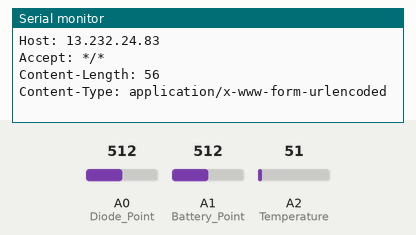
This sketch was run on a simulated Arduino Uno, built with avr-gcc and run on an emulated ATmega328P. Parts: the last lines printed to the serial monitor. The test bench sets the inputs (shaded band); at power-on: A1 (Battery_Point) = 512, A0 (Diode_Point) = 512, A2 (Temperature) = 51. EEPROM starts erased; the modem accepts every AT command (registered, SIM ready, sends succeed) and sends nothing else.

Above: at 21.9 s.
22.0 s: A1 (Battery_Point) set to 708
At 23.4 s:
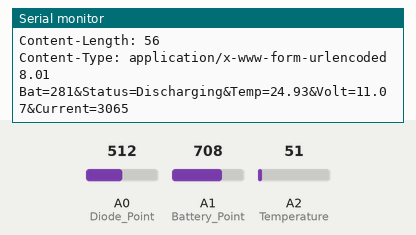
23.5 s: A1 (Battery_Point) set to 734
At 25.27 s:
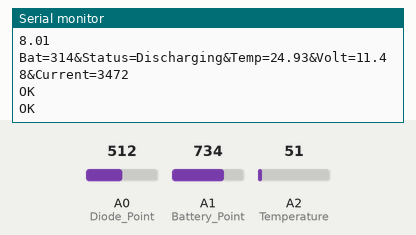
Timing chart, 0 to 26.8 s (numbered marks = the images above; inputs shaded):
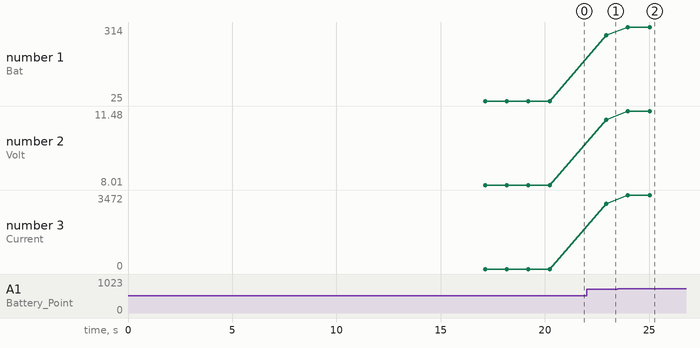

The sketch:

Battery_Status.ino
```cpp
//http://13.232.24.83/2019_projects/Office/Battery_Status/main.php
/*
 * Here for voltage devider we are using 22k and 10k, To calculate battery voltage Factor 3.2 need to multiply
 */
/*-----( Calling of Header File)-----*/
//#include<AltSoftSerial.h>
#include<SoftwareSerial.h>
#include<LiquidCrystal.h>
#include <EEPROM.h>
#include <avr/wdt.h>
#define IP "13.232.24.83"                   //Server IP that one may pi or Amazone, Here it is Amazone IP

#define D3 "Bat="   // Initial field data
#define D5 "&Status="
#define D7 "&Temp="
#define D9 "&Volt="
#define D10 "&Current="
#define Diode_Point A0
#define Battery_Point A1
#define Temperature A2
#define Factor 3.2
#define Ref_Resistor 1
#define ADC2Voltage_Factor (5.00/1023)
#define Minimum_Battery_Voltage 7.7
#define BatteryPerCal 1.2
String URL_Link = "/2019_projects/Office/Battery_Status/main.php?";      // WEB page Link to send Data and control Device
String SSID_Name = "belkin.18f" ;
String SSID_PSWD = "ERF1234_0001";

String DATA, MyIP;
String CMD, Response;
unsigned long Ptime_get = 0;
char Receive_Channel;
unsigned char CountToPush = 0,ST;
//AltSoftSerial ESP_Serial;
SoftwareSerial ESP_Serial(8,9);
SoftwareSerial Bluetooth(2, 3);
void setup()
{
  Serial.begin(9600);
  ESP_Serial.begin(9600);
  Bluetooth.begin(9600);
  Serial.println(F("If u want to set ur SSID & PSWD"));
  Serial.println(F("Then send ur SSID followed by ',' and ur Password"));

  Ptime_get = millis();
  ESP_Serial.listen();
  while (millis() - Ptime_get < 10000)
  {
    if (Serial.available())
    {
      delay(1000);
      while (Serial.available())
      {
        CMD += (char)Serial.read();
      }
      SSID_Collect();
      break;
    }
  }
  ESP_Setup();
  Ptime_get = millis();
  //wdt_enable(WDTO_8S);
}
void loop()
{
 // wdt_reset();
  int ADC0=0, ADC1=0, ADC2=0,Current_IN_mA=0, BatteryPercentage=0;
  float Diode_Point_Voltage, Battery_Point_Voltage, Temp;
  for(volatile unsigned char i=0; i < 20; i++){
    ADC0 += analogRead(Diode_Point);
    ADC1 += analogRead(Battery_Point);
    ADC2 += analogRead(Temperature);
  }
  ADC0 /= 20;
  ADC1 /= 20;
  ADC2 /= 20;
//Serial.println(ADC0);Serial.println(ADC1);Serial.println(ADC2);
  if (ESP_Serial.available())
  {
    ESP_Receive("+IPD", 200);
    if(CMD.length() > 1)
    {
      SSID_Collect();
      CMD="";
    }
  }
  if (millis() - Ptime_get >= 1000)
  {
    String Charge_Status;
    Battery_Point_Voltage = ADC1*ADC2Voltage_Factor*Factor;
    Diode_Point_Voltage = ADC0*ADC2Voltage_Factor*Factor;
    Current_IN_mA = (Battery_Point_Voltage - Diode_Point_Voltage)*1000;
    if(ADC0 > ADC1){
        Charge_Status = F("Charging");
        ST=1;
    }
    else{
        Charge_Status = F("Discharging");
        ST=0;
    }
    BatteryPercentage = (Battery_Point_Voltage - Minimum_Battery_Voltage)*100/ BatteryPerCal;
    Temp = ADC2*ADC2Voltage_Factor*100;
    ESP_Serial.listen();
    Serial.println(Diode_Point_Voltage);
    DATA = D3 + String(BatteryPercentage) + D5 + Charge_Status + D7 + String (Temp) + D9 + String(Battery_Point_Voltage) + D10 + String(Current_IN_mA);
    Serial.println(DATA);
    Bluetooth.println("@"+String(BatteryPercentage)+"*"+String (Temp)+"*"+String(ST)+"*"+String(Battery_Point_Voltage)+"*"+String(Current_IN_mA)+"*~");
    if(CountToPush == 3){
      get_server();
      CountToPush = 0;
    }
    CountToPush++;
    Ptime_get = millis();
  }
}

/*
      This function set the ESP8266 Mode 3 And on Server
*/
void ESP_Setup()
{
  ESP_Serial.println(F("AT+CWMODE=3"));
  if (ESP_Receive("OK", 100))
    Serial.println(F("Mode Set"));
  ESP_Serial.println(F("ATE0"));
  if (ESP_Receive("OK", 100))
    Serial.println(F("Echo Stop"));
    if (EEPROM.read(1023) == 255)
    {
      EEPROM.write(1023, 0);
      ESP_Serial.println(F("AT+CWSAP=\"Pump1\",\"\",10,0"));
      if (ESP_Receive("OK", 100))
      {
        ESP_Serial.println(F("AT+RST"));
        delay(4000);
      }
    }
  ESP_Serial.println(F("AT+CIPMUX=1"));
  if (ESP_Receive("OK", 200))
    Serial.println(F("CIP MUX SET"));
  ESP_Serial.println(F("AT+CWJAP?"));
  if (ESP_Receive(F("+CWJAP:"), 2000))
  {
    Serial.println(F("Connected to Wifi"));
    ESP_Serial.println(F("AT+CIFSR"));
    if (ESP_Receive("+CIFSR:STAIP", 200))
    {
      MyIP = Response.substring(14, 26);
      Serial.print(F("My IP Is")); Serial.println( MyIP);
    }
  }
  else
  {
    Serial.println(F("Wifi not Connect"));
    Serial.println(F("Enter ur SSID and PSWD"));
  }
  ESP_Serial.println(F("AT+CIPSERVER=1,80"));
  if (ESP_Receive(F("OK"), 100))
    Serial.println(F("Server Started"));
  ESP_Serial.println(F("AT+CIPMUX=1"));
  if (ESP_Receive(F("OK"), 200))
    Serial.println(F("CIP MUX SET"));
}

/*
   This function Received the data from ESP_Module
   In this Function we can pass the Argument to cross check starswith
   If argument satisfied with startwith then it return 1 and store the string in "MSG"
*/
bool ESP_Receive(String Argument, int time_delay)
{
  unsigned long Rx_Time = millis();
  String Rx_MSG;
  while (millis() - Rx_Time < time_delay)   // it working fine with delay 520 milisec
  {
    if (ESP_Serial.available())
    {
      char Byte = ESP_Serial.read();
      Rx_MSG += Byte;
      if (Byte == '\n')
      {
        if (Rx_MSG.startsWith(F("check")))
        {
          Response += Rx_MSG;
        }
        else if (Rx_MSG.startsWith(Argument))
        {
          Response = Rx_MSG;
          if (Argument == "Content-Type")
          {
            Byte = '\0'; Rx_MSG = "";
            Rx_Time = millis();
            while (millis() - Rx_Time < 1000)
            {
              if (ESP_Serial.available())
              {
                Byte = ESP_Serial.read();
                Rx_MSG += Byte;
              }
            }
            Serial.println(Rx_MSG);
            unsigned char Count = 0;
            for (int i = 0; Rx_MSG[i] != '\0'; i++)
            {
              if (Rx_MSG[i] == '\n')
              {
                Count++;
                //                Serial.println(i);
              }
            }
            CMD = Rx_MSG.substring(2, Rx_MSG.indexOf(","));
            Serial.println(CMD);
            //            Serial.println(Count);
            return 1;
          }
          if (Argument == "<html>")
          {
            Serial.println(Rx_MSG);
            Get_Control_CMD(Rx_MSG);
          }
          else if (Argument == "+IPD")
          {
            get_data(Rx_MSG);
          }
          return 1;
        }
        else
          Rx_MSG = "";
      } Rx_Time = millis();
    }
  }
  return 0;
}

/*
   This Below function will get the Control Comand from the Received String
   This function we will call once we get return 1 from ESP_Receive()
*/

bool Get_Control_CMD(String MSG)
{
  //  String CMD_Byte;
  CMD = "";
  CMD = MSG.substring((MSG.indexOf("<html>") + 6), MSG.indexOf("</html>"));
  //  Serial.println(MSG);
  //  Serial.print(F("Command is: ")); Serial.println(CMD);
  // MSG = "";
}

boolean get_data(String MSG)
{
  CMD = "";
  Receive_Channel = MSG[5];
  CMD = MSG.substring(9, MSG.indexOf("\r\n"));
  //  Serial.print(F("Command is: ")); Serial.println(CMD);
  //  MSG = "";
}
void get_server()
{
  //  String dat=DATA;
  ESP_Serial.listen();
  unsigned char Try = 0;
  String POST = "GET " + URL_Link + DATA + " HTTP/1.0\r\n" + "Host: " + IP + "\r\n" +

                "Accept: *" + "/" + "*\r\n" + "Content-Length: " + DATA.length() + "\r\n" +

                "Content-Type: application/x-www-form-urlencoded\r\n" + "\r\n"  + "\r\n";

  ESP_Serial.println(F("AT+CIPMUX=1"));
  if (ESP_Receive(F("OK"), 200))
    Serial.println(F("OK"));
StartServer:
//  ESP_Serial.println(F("AT+CIPCLOSE=2"));
//  if(ESP_Receive("2,CLOSED", 200))
//    Serial.println(F("Chanel Close"));
//  ESP_Serial.println(F("AT+CIPSTART=2,\"TCP\",\"13.232.24.83\",80"));
  ESP_Serial.print(F("AT+CIPSTART=2,\"TCP\",\""));
  ESP_Serial.print(IP);
  ESP_Serial.println(F("\",80"));
  if (ESP_Receive(F("OK"), 200))
    Serial.println(F("OK"));
  ESP_Serial.print(F("AT+CIPSEND=2,"));
  ESP_Serial.println(POST.length());
  if (ESP_Serial.find('>'))
  {
        delay(200);                //with 250 milisec delay its working fine
    Serial.println(F("OK in send"));
    Serial.print(POST);
    ESP_Serial.print(POST);
      if (ESP_Receive("Content-Type", 1000));
  }
  else
  {
    Try++;
    if (Try < 3)
    {
      ESP_Serial.println(F("AT+CIPSTATUS"));
      delay(100);
      goto StartServer;

    }
  }
}

void SSID_Collect()
{
  unsigned char i;
  SSID_PSWD = ""; SSID_Name = "";
  for (i = 0; CMD[i] != ','; i++)
  {
    SSID_Name += CMD[i];
  }
  SSID_PSWD = CMD.substring(i + 1);
  Serial.println(SSID_Name + SSID_PSWD);
  ESP_Serial.print(F("AT+CWJAP=\""));
  ESP_Serial.print(SSID_Name);
  ESP_Serial.print(F("\",\""));
  ESP_Serial.print(SSID_PSWD);
  ESP_Serial.println("\"");
  if (ESP_Receive("OK", 8000))
  {
    Serial.println(F("Connected to Wifi"));
  }
  else
  {
    Serial.println(F("Wifi not Connect try Again"));
    delay(3000);
  }
}
```

Measured:
- the behaviour switches between 715 and 716 on A1 (Battery_Point) (found by bisection; images 1 and 2)
- after the input at 22.0 s, the serial monitor: prints a new line after 0.95 s (image 1)
- after the input at 23.5 s, the serial monitor: prints a new line after 0.48 s (image 2)
- plotted number 1: 25 → 281 after the input at 22.0 s, 281 → 314 after the input at 23.5 s
- plotted number 2: 8.01 → 11.07 after the input at 22.0 s, 11.07 → 11.48 after the input at 23.5 s
- plotted number 3: 0 → 3065 after the input at 22.0 s, 3065 → 3472 after the input at 23.5 s
